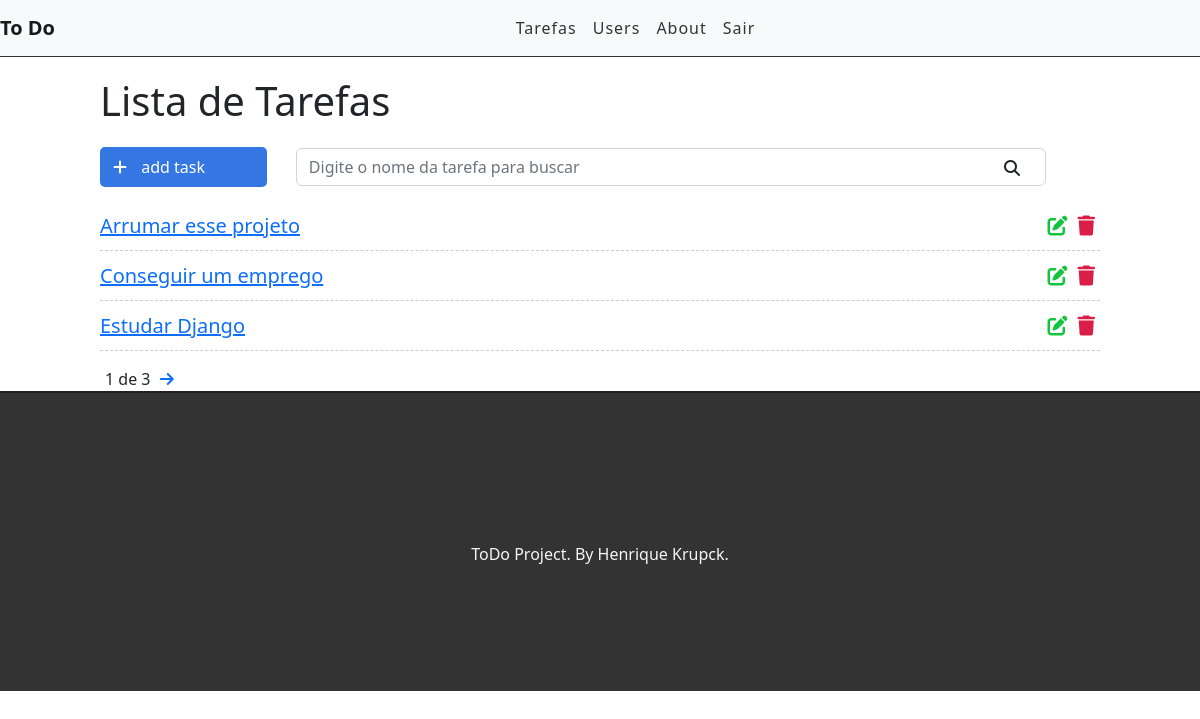
Page / (signed in) on the earlier database version.
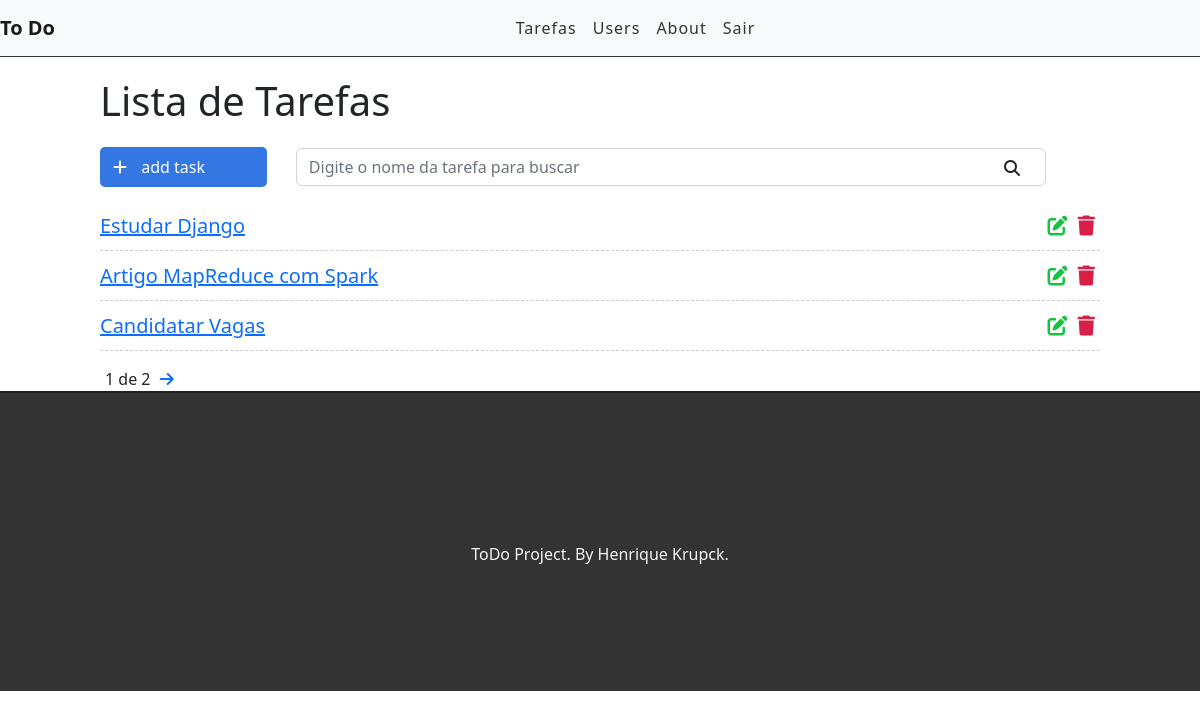
Same page on the later database version.
### tasks/models.py (models this page shows, shortened)
class Task(models.Model):
    STATUS = (
        ('doing', 'doing'),
        ('done', 'done')
    )
    title = models.CharField(max_length=255)
    description = models.TextField()
    done = models.CharField(
        max_length=5,
        choices=STATUS
    )
    created_at = models.DateTimeField(auto_now_add=True)
    updated_at = models.DateTimeField(auto_now=True)

### tasks/views.py (the view)
# urls.py: path("", views.taskList, name='task-list'),
@login_required
def taskList(request):
    search = request.GET.get('search')
    if search:
        tasks = Task.objects.filter(title__icontains=search)
    else:
        task_list = Task.objects.all().order_by('-created_at')
        paginator = Paginator(task_list, 3)
        page = request.GET.get('page')
        tasks = paginator.get_page(page)
    return render(request, 'tasks/list.html', {'tasks': tasks})

### tasks/templates/tasks/list.html (shortened to what this page needs)
{% extends 'base.html'%}
{% block content %}
<div class="offset-1 col-10 list-div">
    <h1>Lista de Tarefas</h1>
    <a id="add-link" href="newtask/">
        <div class="col-2 add-div">
            <i class="fas fa-plus"></i> add task
        </div>
    </a>
    <div class="col-9 search-div">
        <form method="GET" id="search-form">
            <span>
                <input class="form-control col-6" type="text" id="search" name="search" placeholder="Digite o nome da tarefa para buscar" value="{{ request.GET.search }}">
                <i class="fas fa-search" id="search-btn"></i>
            </span>
        </form>
    </div>
    <ul class="task-list">
        {% for task in tasks %}
        <li class="task-item">
            <span><a href="task/{{task.id}}">{{task.title}}</a></span>
            <a href="delete/{{task.id}}" class="delete-btn"><span><i class="fas fa-trash"></i></span></a>
            <a href="edit/{{task.id}}"><span><i class="fas fa-edit"></i></span></a>
        </li>
        {% endfor %}
    </ul>
    <div class="Pagination">
        <span class="step-links">
            {% if tasks.paginator.num_pages %}
            <span class="current">
                {{ tasks.number }} de {{ tasks.paginator.num_pages }}
            </span>
            {% endif %}
            {% if tasks.has_next %}
                <a href="?page={{ tasks.next_page_number}}"><i class="fas fa-arrow-right"></i></a>
            {% endif%}
        </span>
    </div>
</div>
{% endblock %}

Differences in the rows shown:
removed Task: title "Arrumar esse projeto"
removed Task: title "Conseguir um emprego"
now on this page (row unchanged): Task: title "Artigo MapReduce com Spark"
now on this page (row unchanged): Task: title "Candidatar Vagas"
Other differences:
{{ tasks.paginator.num_pages }}: "3" → "2"
